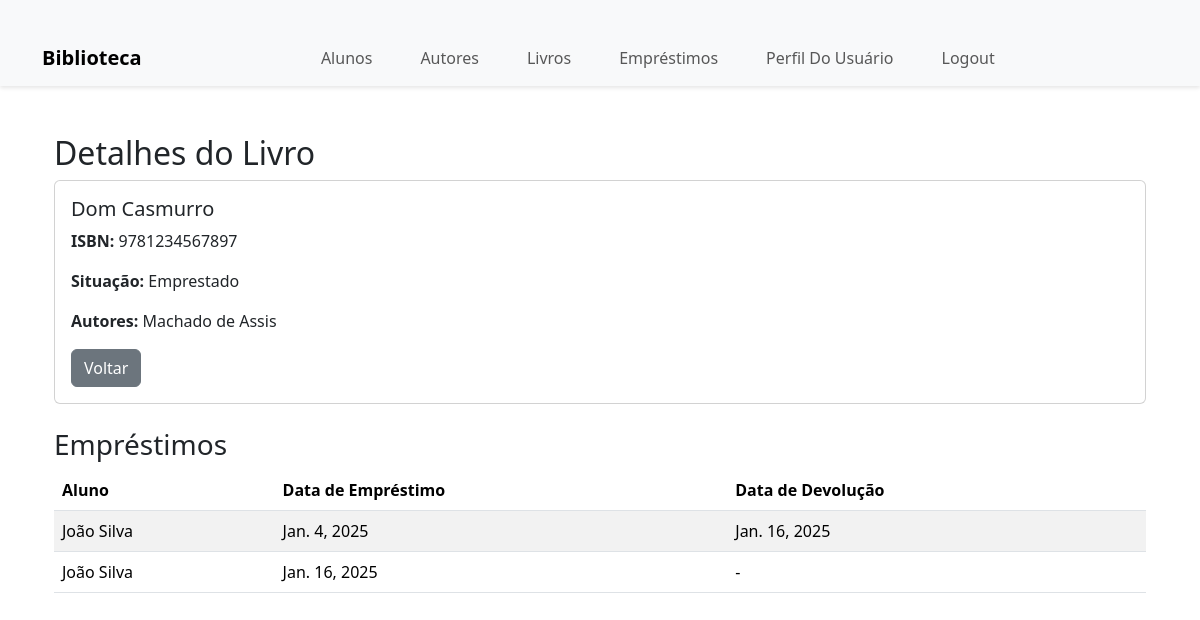
The app's page /livro/1/ (signed in) with its own data.
### biblioteca/models.py (models this page shows, shortened)
class Livro(models.Model):
    isbn = models.CharField(max_length=13, unique=True)
    titulo = models.CharField(max_length=150)
    situacao = models.CharField(max_length=50, choices=[("Disponível", "Disponível"), ("Emprestado", "Emprestado")])
    autores = models.ManyToManyField(Autor, through="Escrito")

class Autor(models.Model):
    nome = models.CharField(max_length=100, unique=True)

class Emprestimo(models.Model):
    aluno = models.ForeignKey(Aluno, on_delete=models.CASCADE, related_name="emprestimos")
    livro = models.ForeignKey(Livro, on_delete=models.CASCADE, related_name="emprestimos")
    data_emprestimo = models.DateField(auto_now_add=True)
    data_devolucao = models.DateField(blank=True, null=True)

class Aluno(models.Model):
    nome = models.CharField(max_length=100)
    cpf = models.CharField(max_length=11)
    email = models.EmailField(max_length=254)
    telefone = models.CharField(max_length=11)

### biblioteca/views.py (the view)
# urls.py: path('livro/<int:pk>/', views.livro_detail, name='livro_detail'),
@login_required
def livro_detail(request, pk):
    livro = get_object_or_404(Livro, pk=pk)
    return render(request, 'livro_detail.html', {'livro': livro})

### biblioteca/templates/livro_detail.html
{% extends 'base.html' %}
{% block content %}
<div class="container mt-5">
    <h2>Detalhes do Livro</h2>
    <div class="card">
        <div class="card-body">
            <h5 class="card-title">{{ livro.titulo }}</h5>
            <p class="card-text"><strong>ISBN:</strong> {{ livro.isbn }}</p>
            <p class="card-text"><strong>Situação:</strong> {{ livro.situacao }}</p>
            <p class="card-text"><strong>Autores:</strong>
                {% for autor in livro.autores.all %}
                    {{ autor.nome }}{% if not forloop.last %}, {% endif %}
                {% empty %}
                    Nenhum autor registrado.
                {% endfor %}
            </p>
            <a href="{% url 'livro_list' %}" class="btn btn-secondary">Voltar</a>
        </div>
    </div>
    <h3 class="mt-4">Empréstimos</h3>
    <table class="table table-striped">
        <thead>
            <tr>
                <th>Aluno</th>
                <th>Data de Empréstimo</th>
                <th>Data de Devolução</th>
            </tr>
        </thead>
        <tbody>
            {% for emprestimo in livro.emprestimos.all %}
            <tr>
                <td>{{ emprestimo.aluno.nome }}</td>
                <td>{{ emprestimo.data_emprestimo }}</td>
                <td>{{ emprestimo.data_devolucao|default:'-' }}</td>
            </tr>
            {% empty %}
            <tr>
                <td colspan="3">Nenhum empréstimo registrado.</td>
            </tr>
            {% endfor %}
        </tbody>
    </table>
</div>
{% endblock %}

### biblioteca/templates/base.html (style rules this page uses)
.container { margin-top: 30px; }

### records on screen
Livro: titulo "Dom Casmurro", isbn "9781234567897", situacao "Emprestado"
Autor: nome "Machado de Assis"
Emprestimo: aluno.nome "João Silva", data_emprestimo "Jan. 4, 2025", data_devolucao "Jan. 16, 2025"
Emprestimo: aluno.nome "João Silva", data_emprestimo "Jan. 16, 2025", data_devolucao "-"
